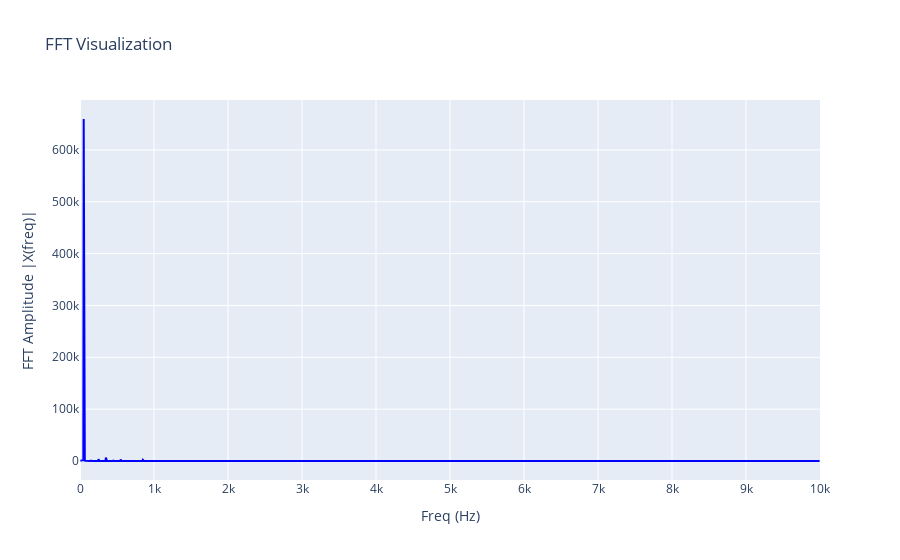

Notebook code cell kept with this figure:
### Code cell
freq, freq_amplitudes, dominant_freq, other_freq, THD_V1_filt = THD(signal=V1_filt, fs=sampling_freq, THD_threshold=8.)

print(f'\nPrime Harmonic:                     {dominant_freq} Hz')
print(f'Next 10 Harmonics:                  {other_freq[:10]}\n')
print(f'Total Harmonic Distortion (THD):    {THD_V1_filt} %')

fig = go.Figure()

fig.add_trace(go.Scatter(x=freq, y=freq_amplitudes, mode='lines', line=dict(color='blue'), name='FFT Amplitude |X(freq)|'))
fig.update_layout(
    title='FFT Visualization',
    xaxis_title='Freq (Hz)',
    yaxis_title='FFT Amplitude |X(freq)|',
    xaxis=dict(range=[0, sampling_freq/2])
)

fig.show()

### Figure 1 — Plotly figure (JSON) as saved in the notebook; plotly's stock layout.template omitted (floating-point values rounded to 4 significant figures; data arrays with more than 128 entries replaced by an {"elided": "..."} marker saying what was removed)
{"data": [{"line": {"color": "blue"}, "mode": "lines", "name": "FFT Amplitude |X(freq)|", "type": "scatter", "x": {"elided": "1999 int values"}, "y": {"elided": "1999 float values"}}], "layout": {"title": {"text": "FFT Visualization"}, "xaxis": {"range": [0, 10000], "title": {"text": "Freq (Hz)"}}, "yaxis": {"title": {"text": "FFT Amplitude |X(freq)|"}}}}
